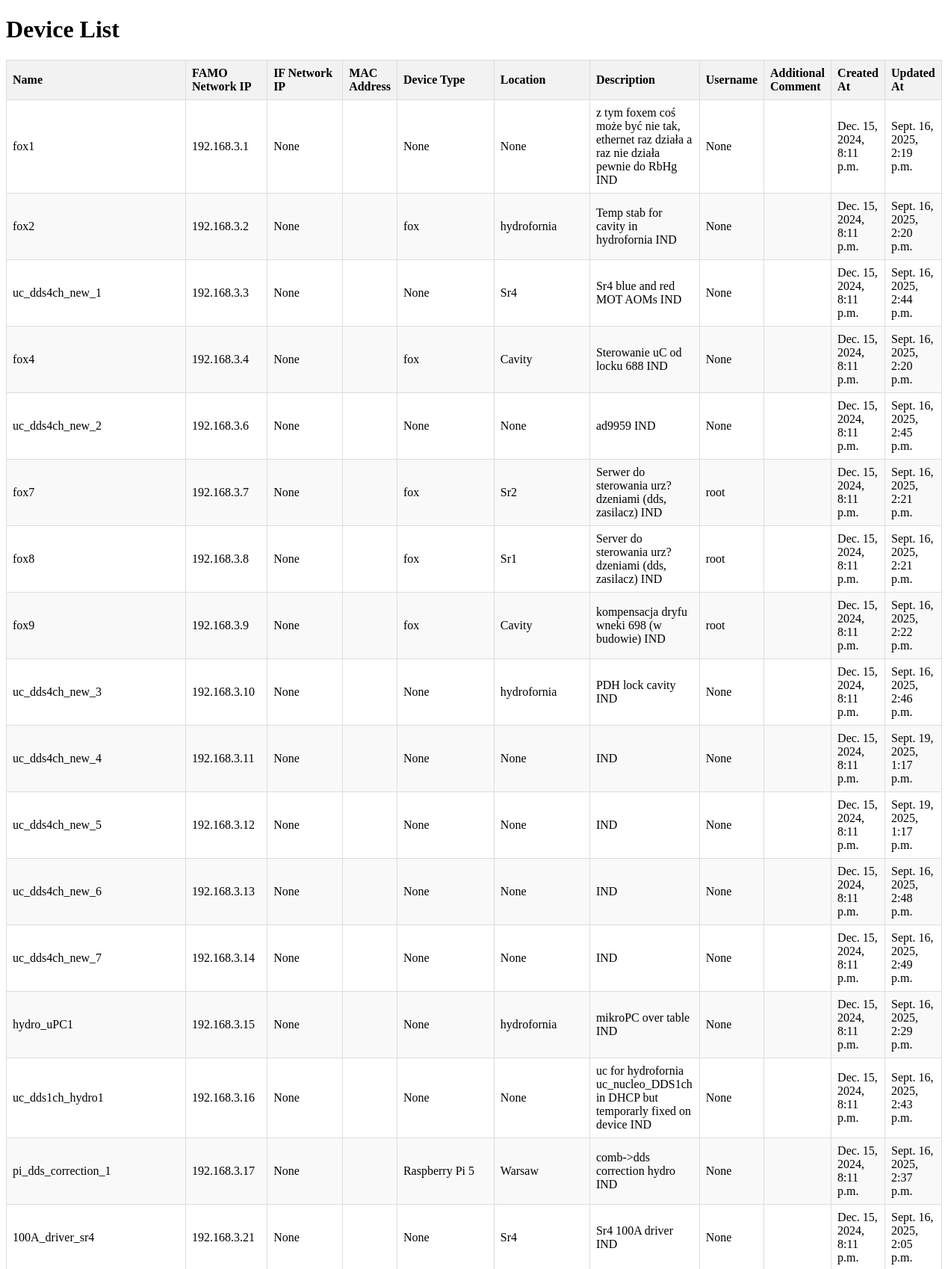
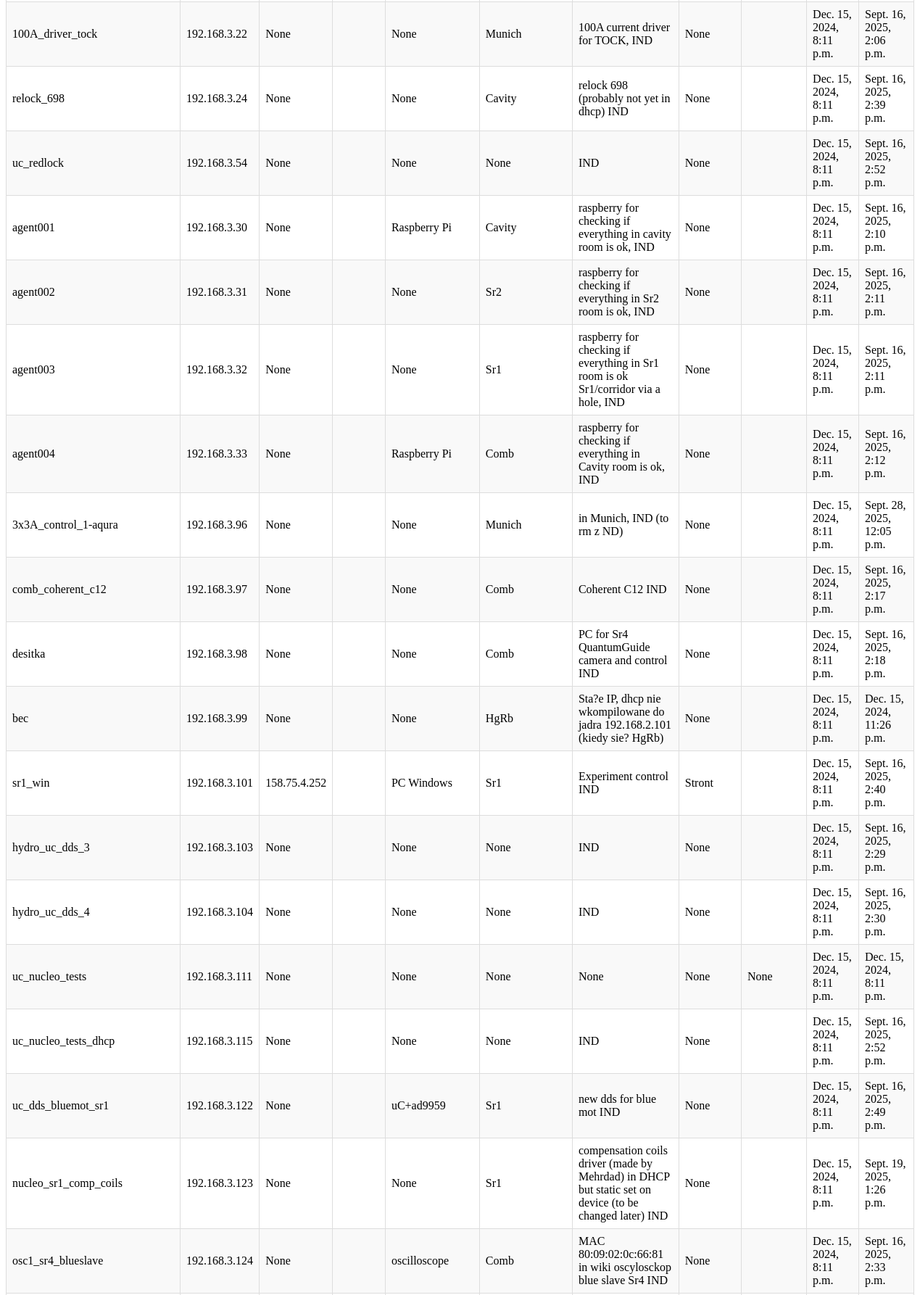
/devices/ (upper part), run on an earlier commit of the app's database (2 pictures, top to bottom).
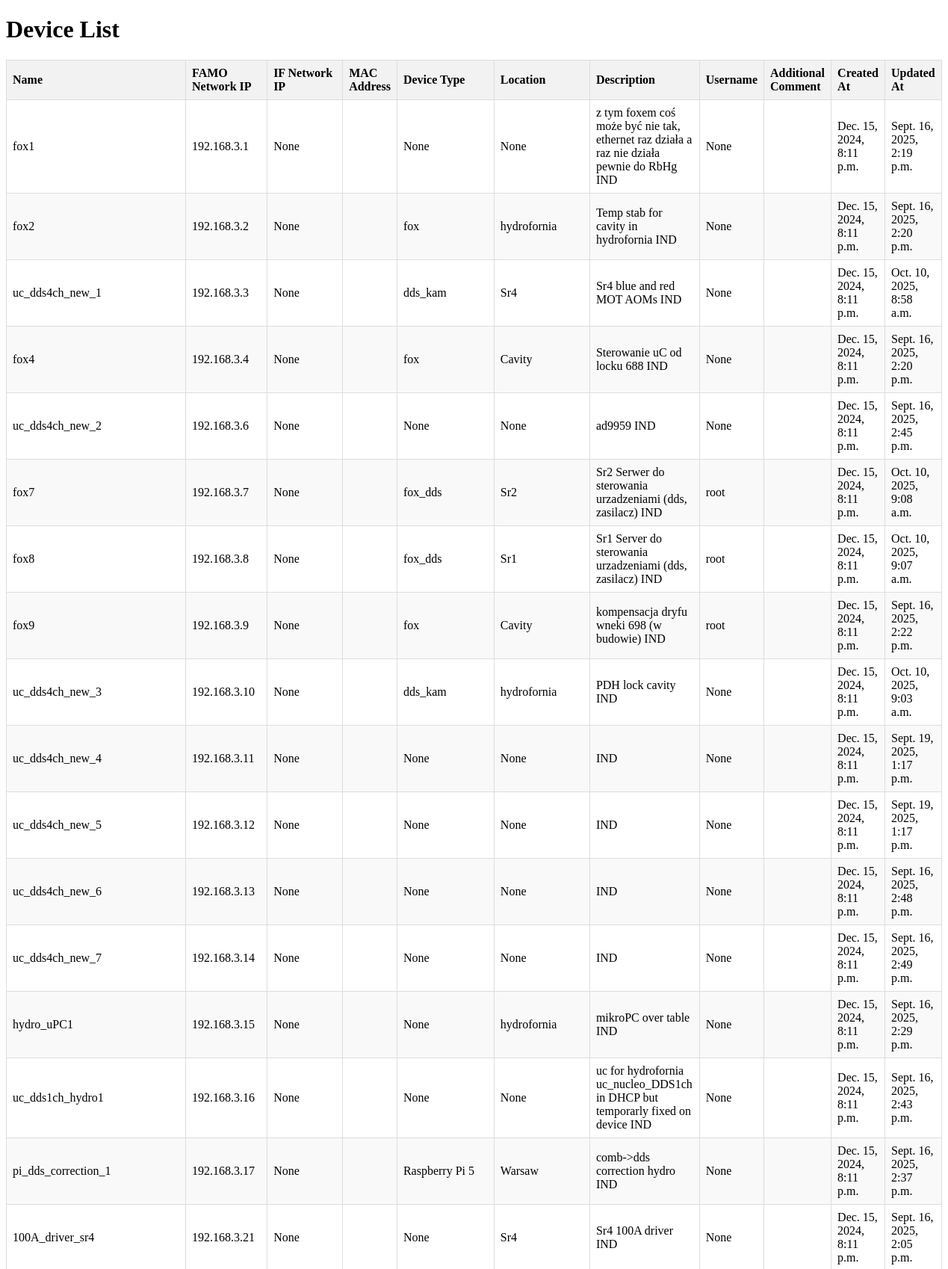
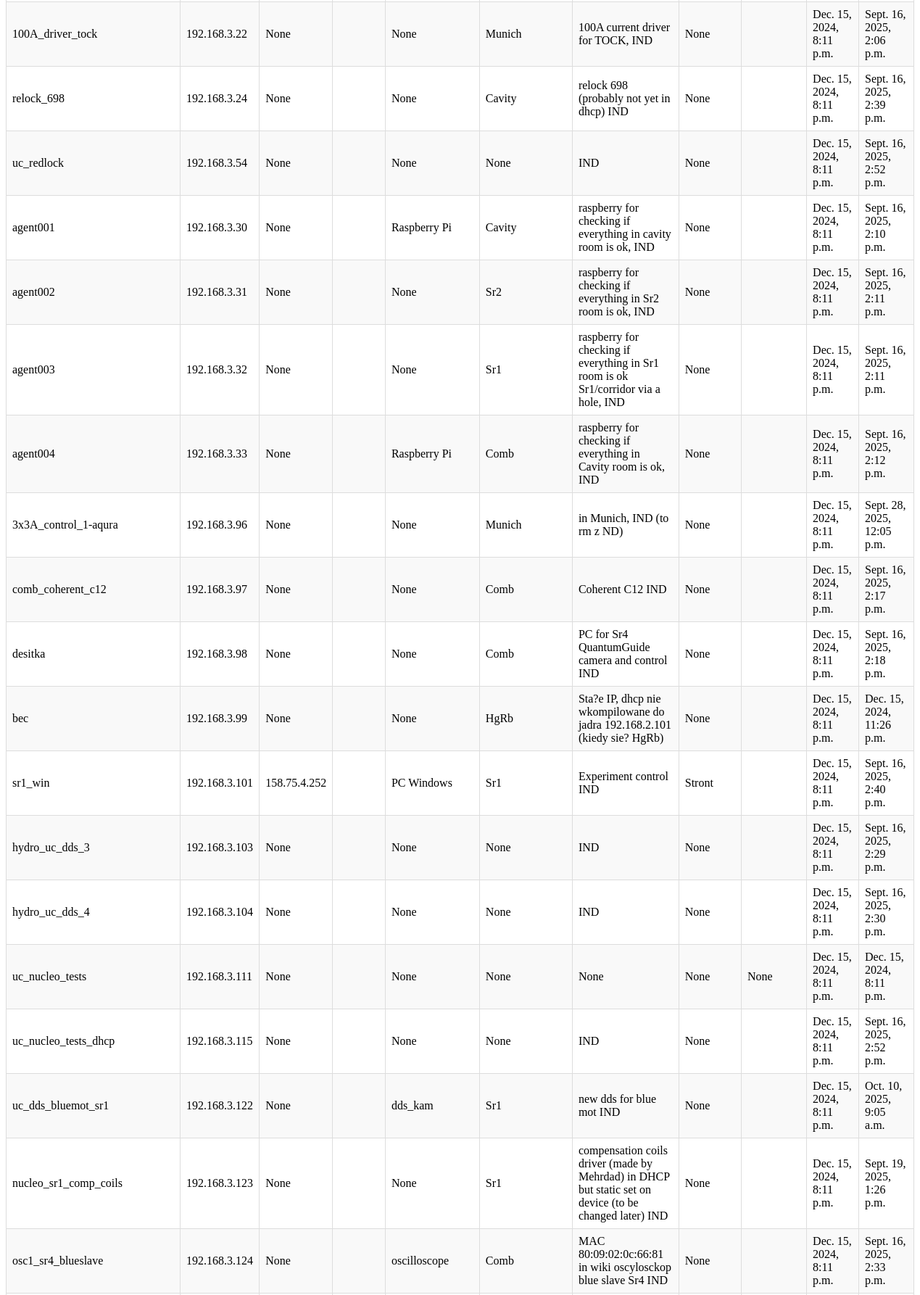
And on a later commit of the database (2 pictures, top to bottom).
### devices/models.py (models this page shows, shortened)
class Device(models.Model):
    name = models.CharField(max_length=100, verbose_name="Device Name")
    device_type = models.CharField(max_length=50, verbose_name="Device Type", blank=True, null=True)
    location = models.CharField(max_length=100, verbose_name="Location", blank=True, null=True)
    description = models.TextField(verbose_name="Description", blank=True, null=True)
    username = models.CharField(max_length=100, verbose_name="Username", blank=True, null=True)
    comment = models.TextField(verbose_name="Additional Comment", blank=True, null=True)
    ip_famo = models.GenericIPAddressField(verbose_name="FAMO Network IP", blank=True, null=True)
    numeric_ip_famo = models.BigIntegerField(blank=True, null=True, editable=False)
    ip_if = models.GenericIPAddressField(verbose_name="IF Network IP", blank=True, null=True)
    numeric_ip_famo = models.BigIntegerField(blank=True, null=True, editable=False)
    mac_famo = models.CharField(max_length=17, verbose_name="FAMO Network MAC Address", blank=True, null=True)
    mac_if = models.CharField(max_length=17, verbose_name="IF Network MAC Address", blank=True, null=True)
    created_at = models.DateTimeField(auto_now_add=True, verbose_name="Created At")
    updated_at = models.DateTimeField(auto_now=True, verbose_name="Updated At")

### devices/views.py (the view)
# urls.py: path('devices/', devices.views.device_list, name='device_list'),
def device_list(request):
    devices = Device.objects.all()
    return render(request, 'device_list.html', {'devices': devices})

### devices/templates/device_list.html (shortened to what this page needs)
<!DOCTYPE html>
<html lang="en">
<head>
</head>
<body>
    <h1>Device List</h1>
    <table>
        <thead>
            <tr>
                <th>Name</th>
                <th>FAMO Network IP</th>
                <th>IF Network IP</th>
                <th>MAC Address</th>
                <th>Device Type</th>
                <th>Location</th>
                <th>Description</th>
                <th>Username</th>
                <th>Additional Comment</th>
                <th>Created At</th>
                <th>Updated At</th>
            </tr>
        </thead>
        <tbody>
            {% for device in devices %}
            <tr>
                <td>{{ device.name }}</td>
                <td>{{ device.ip_famo }}</td>
                <td>{{ device.ip_if }}</td>
                <td>{{ device.mac }}</td>
                <td>{{ device.device_type }}</td>
                <td>{{ device.location }}</td>
                <td>{{ device.description }}</td>
                <td>{{ device.username }}</td>
                <td>{{ device.comment }}</td>
                <td>{{ device.created_at }}</td>
                <td>{{ device.updated_at }}</td>
            </tr>
            {% endfor %}
        </tbody>
    </table>
</body>
</html>

### devices/templates/device_list.html (style rules this page uses)
table { width: 100%; border-collapse: collapse; margin-top: 20px; }
th, td { border: 1px solid #ddd; padding: 8px; text-align: left; }
th { background-color: #f2f2f2; }
tr:nth-child(even) { background-color: #f9f9f9; }

What changed in the data, as far as the page shows it:
changed Device "uc_dds4ch_new_1": device_type "None" → "dds_kam"; updated_at "Sept. 16, 2025, 2:44 p.m." → "Oct. 10, 2025, 8:58 a.m."
changed Device "fox7": device_type "fox" → "fox_dds"; description "Serwer do sterowania urz?dzeniami (dds, zasilacz) IND" → "Sr2 Serwer do sterowania urzadzeniami (dds, zasilacz) IND"; updated_at "Sept. 16, 2025, 2:21 p.m." → "Oct. 10, 2025, 9:08 a.m."
changed Device "fox8": device_type "fox" → "fox_dds"; description "Server do sterowania urz?dzeniami (dds, zasilacz) IND" → "Sr1 Server do sterowania urzadzeniami (dds, zasilacz) IND"; updated_at "Sept. 16, 2025, 2:21 p.m." → "Oct. 10, 2025, 9:07 a.m."
changed Device "uc_dds4ch_new_3": device_type "None" → "dds_kam"; updated_at "Sept. 16, 2025, 2:46 p.m." → "Oct. 10, 2025, 9:03 a.m."
changed Device "uc_dds_bluemot_sr1": device_type "uC+ad9959" → "dds_kam"; updated_at "Sept. 16, 2025, 2:49 p.m." → "Oct. 10, 2025, 9:05 a.m."
